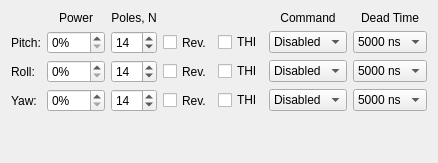
      <widget class="QWidget" name="tabOutputs">
       <attribute name="title">
        <string>Outputs</string>
       </attribute>
       <layout class="QGridLayout" name="gridLayout_2">
        <item row="1" column="6">
         <widget class="QLabel" name="labelCommand">
          <property name="text">
           <string>Command</string>
          </property>
          <property name="textFormat">
           <enum>Qt::PlainText</enum>
          </property>
          <property name="alignment">
           <set>Qt::AlignCenter</set>
          </property>
         </widget>
        </item>
        <item row="4" column="0">
         <widget class="QLabel" name="labelYaw_2">
          <property name="sizePolicy">
           <sizepolicy hsizetype="Fixed" vsizetype="Preferred">
            <horstretch>0</horstretch>
            <verstretch>0</verstretch>
           </sizepolicy>
          </property>
          <property name="text">
           <string>Yaw:</string>
          </property>
          <property name="textFormat">
           <enum>Qt::PlainText</enum>
          </property>
         </widget>
        </item>
        <item row="3" column="7">
         <widget class="QComboBox" name="comboRollDeadTime">
          <property name="sizePolicy">
           <sizepolicy hsizetype="Expanding" vsizetype="Fixed">
            <horstretch>0</horstretch>
            <verstretch>0</verstretch>
           </sizepolicy>
          </property>
          <property name="toolTip">
           <string>Set this as low as possible, but make sure that the power transistors are not overheating!</string>
          </property>
          <property name="currentIndex">
           <number>5</number>
          </property>
          <item>
           <property name="text">
            <string>750 ns</string>
           </property>
          </item>
          <item>
           <property name="text">
            <string>1000 ns</string>
           </property>
          </item>
          <item>
           <property name="text">
            <string>2000 ns</string>
           </property>
          </item>
          <item>
           <property name="text">
            <string>3000 ns</string>
           </property>
          </item>
          <item>
           <property name="text">
            <string>4000 ns</string>
           </property>
          </item>
          <item>
           <property name="text">
            <string>5000 ns</string>
           </property>
          </item>
         </widget>
        </item>
        <item row="3" column="6">
         <widget class="QComboBox" name="comboRollCommand">
          <property name="sizePolicy">
           <sizepolicy hsizetype="Expanding" vsizetype="Fixed">
            <horstretch>0</horstretch>
            <verstretch>0</verstretch>
           </sizepolicy>
          </property>
          <property name="currentIndex">
           <number>3</number>
          </property>
          <property name="maxVisibleItems">
           <number>4</number>
          </property>
          <property name="sizeAdjustPolicy">
           <enum>QComboBox::AdjustToContentsOnFirstShow</enum>
          </property>
          <item>
           <property name="text">
            <string>Pitch</string>
           </property>
          </item>
          <item>
           <property name="text">
            <string>Roll</string>
           </property>
          </item>
          <item>
           <property name="text">
            <string>Yaw</string>
           </property>
          </item>
          <item>
           <property name="text">
            <string>Disabled</string>
           </property>
          </item>
         </widget>
        </item>
        <item row="2" column="6">
         <widget class="QComboBox" name="comboPitchCommand">
          <property name="sizePolicy">
           <sizepolicy hsizetype="Expanding" vsizetype="Fixed">
            <horstretch>0</horstretch>
            <verstretch>0</verstretch>
           </sizepolicy>
          </property>
          <property name="currentIndex">
           <number>3</number>
          </property>
          <property name="maxVisibleItems">
           <number>4</number>
          </property>
          <item>
           <property name="text">
            <string>Pitch</string>
           </property>
          </item>
          <item>
           <property name="text">
            <string>Roll</string>
           </property>
          </item>
          <item>
           <property name="text">
            <string>Yaw</string>
           </property>
          </item>
          <item>
           <property name="text">
            <string>Disabled</string>
           </property>
          </item>
         </widget>
        </item>
        <item row="2" column="7">
         <widget class="QComboBox" name="comboPitchDeadTime">
          <property name="sizePolicy">
           <sizepolicy hsizetype="Expanding" vsizetype="Fixed">
            <horstretch>0</horstretch>
            <verstretch>0</verstretch>
           </sizepolicy>
          </property>
          <property name="toolTip">
           <string>Set this as low as possible, but make sure that the power transistors are not overheating!</string>
          </property>
          <property name="currentIndex">
           <number>5</number>
          </property>
          <item>
           <property name="text">
            <string>750 ns</string>
           </property>
          </item>
          <item>
           <property name="text">
            <string>1000 ns</string>
           </property>
          </item>
          <item>
           <property name="text">
            <string>2000 ns</string>
           </property>
          </item>
          <item>
           <property name="text">
            <string>3000 ns</string>
           </property>
          </item>
          <item>
           <property name="text">
            <string>4000 ns</string>
           </property>
          </item>
          <item>
           <property name="text">
            <string>5000 ns</string>
           </property>
          </item>
         </widget>
        </item>
        <item row="2" column="4">
         <widget class="QCheckBox" name="checkPitchRev">
          <property name="sizePolicy">
           <sizepolicy hsizetype="Fixed" vsizetype="Preferred">
            <horstretch>0</horstretch>
            <verstretch>0</verstretch>
           </sizepolicy>
          </property>
          <property name="toolTip">
           <string>Reverse motor direction</string>
          </property>
          <property name="text">
           <string>Rev.</string>
          </property>
         </widget>
        </item>
        <item row="2" column="3">
         <widget class="QSpinBox" name="spinPitchNumPoles">
          <property name="accelerated">
           <bool>false</bool>
          </property>
          <property name="minimum">
           <number>12</number>
          </property>
          <property name="maximum">
           <number>48</number>
          </property>
          <property name="singleStep">
           <number>2</number>
          </property>
          <property name="value">
           <number>14</number>
          </property>
         </widget>
        </item>
        <item row="2" column="1">
         <widget class="QSpinBox" name="spinPitchPower">
          <property name="accelerated">
           <bool>true</bool>
          </property>
          <property name="suffix">
           <string>%</string>
          </property>
          <property name="maximum">
           <number>100</number>
          </property>
         </widget>
        </item>
        <item row="2" column="0">
         <widget class="QLabel" name="labelPitch_2">
          <property name="sizePolicy">
           <sizepolicy hsizetype="Fixed" vsizetype="Preferred">
            <horstretch>0</horstretch>
            <verstretch>0</verstretch>
           </sizepolicy>
          </property>
          <property name="text">
           <string>Pitch:</string>
          </property>
          <property name="textFormat">
           <enum>Qt::PlainText</enum>
          </property>
         </widget>
        </item>
        <item row="1" column="3">
         <widget class="QLabel" name="labelNumPoles">
          <property name="text">
           <string>Poles, N</string>
          </property>
          <property name="textFormat">
           <enum>Qt::PlainText</enum>
          </property>
          <property name="alignment">
           <set>Qt::AlignCenter</set>
          </property>
         </widget>
        </item>
        <item row="3" column="4">
         <widget class="QCheckBox" name="checkRollRev">
          <property name="sizePolicy">
           <sizepolicy hsizetype="Fixed" vsizetype="Preferred">
            <horstretch>0</horstretch>
            <verstretch>0</verstretch>
           </sizepolicy>
          </property>
          <property name="toolTip">
           <string>Reverse motor direction</string>
          </property>
          <property name="text">
           <string>Rev.</string>
          </property>
         </widget>
        </item>
        <item row="3" column="3">
         <widget class="QSpinBox" name="spinRollNumPoles">
          <property name="minimum">
           <number>12</number>
          </property>
          <property name="maximum">
           <number>48</number>
          </property>
          <property name="singleStep">
           <number>2</number>
          </property>
          <property name="value">
           <number>14</number>
          </property>
         </widget>
        </item>
        <item row="4" column="4">
         <widget class="QCheckBox" name="checkYawRev">
          <property name="sizePolicy">
           <sizepolicy hsizetype="Fixed" vsizetype="Preferred">
            <horstretch>0</horstretch>
            <verstretch>0</verstretch>
           </sizepolicy>
          </property>
          <property name="toolTip">
           <string>Reverse motor direction</string>
          </property>
          <property name="text">
           <string>Rev.</string>
          </property>
         </widget>
        </item>
        <item row="3" column="1">
         <widget class="QSpinBox" name="spinRollPower">
          <property name="accelerated">
           <bool>true</bool>
          </property>
          <property name="suffix">
           <string>%</string>
          </property>
          <property name="maximum">
           <number>100</number>
          </property>
         </widget>
        </item>
        <item row="4" column="1">
         <widget class="QSpinBox" name="spinYawPower">
          <property name="accelerated">
           <bool>true</bool>
          </property>
          <property name="suffix">
           <string>%</string>
          </property>
          <property name="maximum">
           <number>100</number>
          </property>
         </widget>
        </item>
        <item row="4" column="6">
         <widget class="QComboBox" name="comboYawCommand">
          <property name="sizePolicy">
           <sizepolicy hsizetype="Expanding" vsizetype="Fixed">
            <horstretch>0</horstretch>
            <verstretch>0</verstretch>
           </sizepolicy>
          </property>
          <property name="currentIndex">
           <number>3</number>
          </property>
          <property name="maxVisibleItems">
           <number>4</number>
          </property>
          <item>
           <property name="text">
            <string>Pitch</string>
           </property>
          </item>
          <item>
           <property name="text">
            <string>Roll</string>
           </property>
          </item>
          <item>
           <property name="text">
            <string>Yaw</string>
           </property>
          </item>
          <item>
           <property name="text">
            <string>Disabled</string>
           </property>
          </item>
         </widget>
        </item>
        <item row="1" column="1">
         <widget class="QLabel" name="labelPower">
          <property name="text">
           <string>Power</string>
          </property>
          <property name="textFormat">
           <enum>Qt::PlainText</enum>
          </property>
          <property name="alignment">
           <set>Qt::AlignCenter</set>
          </property>
         </widget>
        </item>
        <item row="4" column="3">
         <widget class="QSpinBox" name="spinYawNumPoles">
          <property name="minimum">
           <number>12</number>
          </property>
          <property name="maximum">
           <number>48</number>
          </property>
          <property name="singleStep">
           <number>2</number>
          </property>
          <property name="value">
           <number>14</number>
          </property>
         </widget>
        </item>
        <item row="1" column="7">
         <widget class="QLabel" name="labelDeadTime">
          <property name="text">
           <string>Dead Time</string>
          </property>
          <property name="textFormat">
           <enum>Qt::PlainText</enum>
          </property>
          <property name="alignment">
           <set>Qt::AlignCenter</set>
          </property>
         </widget>
        </item>
        <item row="3" column="0">
         <widget class="QLabel" name="labelRoll_2">
          <property name="sizePolicy">
           <sizepolicy hsizetype="Fixed" vsizetype="Preferred">
            <horstretch>0</horstretch>
            <verstretch>0</verstretch>
           </sizepolicy>
          </property>
          <property name="text">
           <string>Roll:</string>
          </property>
          <property name="textFormat">
           <enum>Qt::PlainText</enum>
          </property>
         </widget>
        </item>
        <item row="4" column="7">
         <widget class="QComboBox" name="comboYawDeadTime">
          <property name="sizePolicy">
           <sizepolicy hsizetype="Expanding" vsizetype="Fixed">
            <horstretch>0</horstretch>
            <verstretch>0</verstretch>
           </sizepolicy>
          </property>
          <property name="toolTip">
           <string>Set this as low as possible, but make sure that the power transistors are not overheating!</string>
          </property>
          <property name="currentIndex">
           <number>5</number>
          </property>
          <item>
           <property name="text">
            <string>750 ns</string>
           </property>
          </item>
          <item>
           <property name="text">
            <string>1000 ns</string>
           </property>
          </item>
          <item>
           <property name="text">
            <string>2000 ns</string>
           </property>
          </item>
          <item>
           <property name="text">
            <string>3000 ns</string>
           </property>
          </item>
          <item>
           <property name="text">
            <string>4000 ns</string>
           </property>
          </item>
          <item>
           <property name="text">
            <string>5000 ns</string>
           </property>
          </item>
         </widget>
        </item>
        <item row="5" column="0">
         <spacer name="verticalSpacer_2">
          <property name="orientation">
           <enum>Qt::Vertical</enum>
          </property>
          <property name="sizeHint" stdset="0">
           <size>
            <width>20</width>
            <height>40</height>
           </size>
          </property>
         </spacer>
        </item>
        <item row="2" column="5">
         <widget class="QCheckBox" name="checkPitchTHIEnable">
          <property name="sizePolicy">
           <sizepolicy hsizetype="Fixed" vsizetype="Fixed">
            <horstretch>0</horstretch>
            <verstretch>0</verstretch>
           </sizepolicy>
          </property>
          <property name="toolTip">
           <string>Third Harmonic Injection, increases efficiency by ~14%</string>
          </property>
          <property name="text">
           <string>THI</string>
          </property>
         </widget>
        </item>
        <item row="3" column="5">
         <widget class="QCheckBox" name="checkRollTHIEnable">
          <property name="sizePolicy">
           <sizepolicy hsizetype="Fixed" vsizetype="Fixed">
            <horstretch>0</horstretch>
            <verstretch>0</verstretch>
           </sizepolicy>
          </property>
          <property name="toolTip">
           <string>Third Harmonic Injection, increases efficiency by ~14%</string>
          </property>
          <property name="text">
           <string>THI</string>
          </property>
         </widget>
        </item>
        <item row="4" column="5">
         <widget class="QCheckBox" name="checkYawTHIEnable">
          <property name="sizePolicy">
           <sizepolicy hsizetype="Fixed" vsizetype="Fixed">
            <horstretch>0</horstretch>
            <verstretch>0</verstretch>
           </sizepolicy>
          </property>
          <property name="toolTip">
           <string>Third Harmonic Injection, increases efficiency by ~14%</string>
          </property>
          <property name="text">
           <string>THI</string>
          </property>
         </widget>
        </item>
       </layout>
      </widget>
